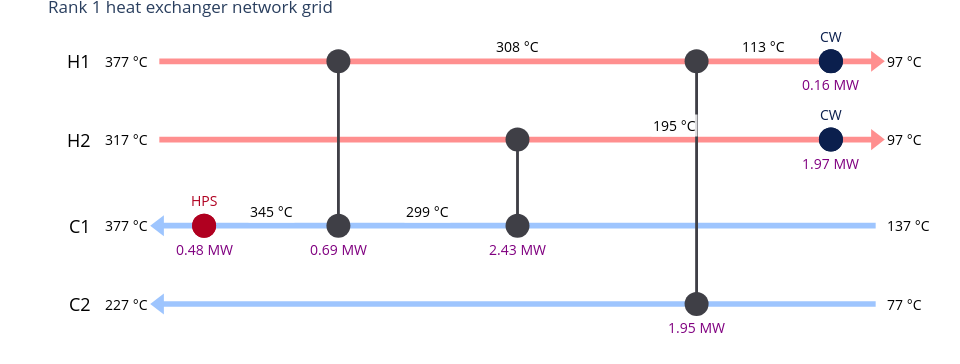
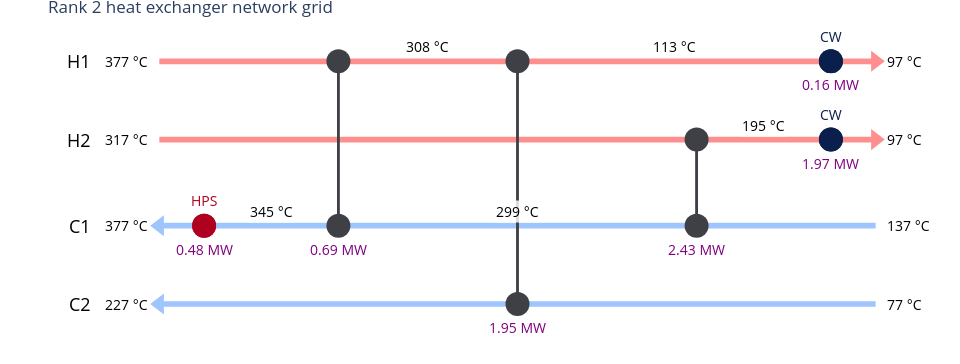

The notebook cell saved with these charts, in order:
### Code cell
grid_diagrams = []

for rank in range(1, min(3, len(top_ranked_networks)) + 1):
    design.select_network(solution_rank=rank)
    diagram = design.network.build_grid_diagram()
    diagram.fig.update_layout(title_text=f"Rank {rank} heat exchanger network grid")
    grid_diagrams.append(diagram)
    display(diagram.fig)

design.select_network(solution_rank=1)
network = design.network

### Figure 1 — Plotly figure (JSON) as saved in the notebook; plotly's stock layout.template omitted (floating-point values rounded to 4 significant figures)
{"data": [{"hoverinfo": "skip", "line": {"color": "#9ec5fe", "width": 5.71}, "mode": "lines", "showlegend": false, "type": "scatter", "x": [1, 0], "y": [0.3922, 0.3922]}, {"hoverinfo": "skip", "marker": {"color": "#9ec5fe", "size": 18.27, "symbol": "triangle-left"}, "mode": "markers", "showlegend": false, "type": "scatter", "x": [0], "y": [0.3922]}, {"hoverinfo": "skip", "line": {"color": "#9ec5fe", "width": 5.71}, "mode": "lines", "showlegend": false, "type": "scatter", "x": [1, 0], "y": [0.5882, 0.5882]}, {"hoverinfo": "skip", "marker": {"color": "#9ec5fe", "size": 18.27, "symbol": "triangle-left"}, "mode": "markers", "showlegend": false, "type": "scatter", "x": [0], "y": [0.5882]}, {"hoverinfo": "skip", "line": {"color": "#ff8f8f", "width": 5.71}, "mode": "lines", "showlegend": false, "type": "scatter", "x": [0, 1], "y": [0.8039, 0.8039]}, {"hoverinfo": "skip", "marker": {"color": "#ff8f8f", "size": 18.27, "symbol": "triangle-right"}, "mode": "markers", "showlegend": false, "type": "scatter", "x": [1], "y": [0.8039]}, {"hoverinfo": "skip", "line": {"color": "#ff8f8f", "width": 5.71}, "mode": "lines", "showlegend": false, "type": "scatter", "x": [0, 1], "y": [1.0, 1.0]}, {"hoverinfo": "skip", "marker": {"color": "#ff8f8f", "size": 18.27, "symbol": "triangle-right"}, "mode": "markers", "showlegend": false, "type": "scatter", "x": [1], "y": [1.0]}, {"hovertemplate": "Raw Milk -> Milk Concentrate | stage 1<br>Duty: 0.69 MW<br>Area: 75.75 m^2<extra></extra>", "line": {"color": "#3f3f46", "dash": "solid", "width": 2.855}, "marker": {"color": "#3f3f46", "size": 23.98}, "mode": "lines+markers", "showlegend": false, "type": "scatter", "x": [0.25, 0.25], "y": [1.0, 0.5882]}, {"hovertemplate": "Raw Milk -> CIP Water | stage 3<br>Duty: 1.95 MW<br>Area: 70.28 m^2<extra></extra>", "line": {"color": "#3f3f46", "dash": "solid", "width": 2.855}, "marker": {"color": "#3f3f46", "size": 23.98}, "mode": "lines+markers", "showlegend": false, "type": "scatter", "x": [0.75, 0.75], "y": [1.0, 0.3922]}, {"hovertemplate": "HT Flash -> Milk Concentrate | stage 3<br>Duty: 2.43 MW<br>Area: 141.04 m^2<extra></extra>", "line": {"color": "#3f3f46", "dash": "solid", "width": 2.855}, "marker": {"color": "#3f3f46", "size": 23.98}, "mode": "lines+markers", "showlegend": false, "type": "scatter", "x": [0.5, 0.5], "y": [0.8039, 0.5882]}, {"hovertemplate": "HPS -> Milk Concentrate<br>Duty: 0.48 MW<br>Area: 13.09 m^2<extra></extra>", "line": {"color": "#b00020", "dash": "solid", "width": 5.71}, "marker": {"color": "#b00020", "size": 23.98}, "mode": "lines+markers", "showlegend": false, "type": "scatter", "x": [0.0625, 0.0625], "y": [0.5882, 0.5882]}, {"hovertemplate": "Raw Milk -> CW<br>Duty: 0.16 MW<br>Area: 4.71 m^2<extra></extra>", "line": {"color": "#0b1f4d", "dash": "solid", "width": 5.71}, "marker": {"color": "#0b1f4d", "size": 23.98}, "mode": "lines+markers", "showlegend": false, "type": "scatter", "x": [0.9375, 0.9375], "y": [1.0, 1.0]}, {"hovertemplate": "HT Flash -> CW<br>Duty: 1.97 MW<br>Area: 37.76 m^2<extra></extra>", "line": {"color": "#0b1f4d", "dash": "solid", "width": 5.71}, "marker": {"color": "#0b1f4d", "size": 23.98}, "mode": "lines+markers", "showlegend": false, "type": "scatter", "x": [0.9375, 0.9375], "y": [0.8039, 0.8039]}], "layout": {"annotations": [{"bgcolor": "rgba(255,255,255,0.82)", "borderpad": 1, "font": {"color": "#b00020", "size": 14}, "showarrow": false, "text": "HPS", "x": 0.0625, "xanchor": "center", "xshift": 0, "y": 0.5882, "yanchor": "bottom", "yshift": 13.3}, {"bgcolor": "rgba(255,255,255,0.82)", "borderpad": 1, "font": {"color": "#0b1f4d", "size": 14}, "showarrow": false, "text": "CW", "x": 0.9375, "xanchor": "center", "xshift": 0, "y": 1.0, "yanchor": "bottom", "yshift": 13.3}, {"bgcolor": "rgba(255,255,255,0.82)", "borderpad": 1, "font": {"color": "#0b1f4d", "size": 14}, "showarrow": false, "text": "CW", "x": 0.9375, "xanchor": "center", "xshift": 0, "y": 0.8039, "yanchor": "bottom", "yshift": 13.3}, {"bgcolor": "rgba(255,255,255,0.82)", "borderpad": 1, "font": {"color": "purple", "size": 14}, "showarrow": false, "text": "0.69 MW", "x": 0.25, "xanchor": "center", "xshift": 0, "y": 0.5882, "yanchor": "top", "yshift": -11.99}, {"bgcolor": "rgba(255,255,255,0.82)", "borderpad": 1, "font": {"color": "purple", "size": 14}, "showarrow": false, "text": "1.95 MW", "x": 0.75, "xanchor": "center", "xshift": 0, "y": 0.3922, "yanchor": "top", "yshift": -11.99}, {"bgcolor": "rgba(255,255,255,0.82)", "borderpad": 1, "font": {"color": "purple", "size": 14}, "showarrow": false, "text": "2.43 MW", "x": 0.5, "xanchor": "center", "xshift": 0, "y": 0.5882, "yanchor": "top", "yshift": -11.99}, {"bgcolor": "rgba(255,255,255,0.82)", "borderpad": 1, "font": {"color": "purple", "size": 14}, "showarrow": false, "text": "0.48 MW", "x": 0.0625, "xanchor": "center", "xshift": 0, "y": 0.5882, "yanchor": "top", "yshift": -11.99}, {"bgcolor": "rgba(255,255,255,0.82)", "borderpad": 1, "font": {"color": "purple", "size": 14}, "showarrow": false, "text": "0.16 MW", "x": 0.9375, "xanchor": "center", "xshift": 0, "y": 1.0, "yanchor": "top", "yshift": -11.99}, {"bgcolor": "rgba(255,255,255,0.82)", "borderpad": 1, "font": {"color": "purple", "size": 14}, "showarrow": false, "text": "1.97 MW", "x": 0.9375, "xanchor": "center", "xshift": 0, "y": 0.8039, "yanchor": "top", "yshift": -11.99}, {"bgcolor": "rgba(255,255,255,0.82)", "borderpad": 1, "font": {"color": "black", "size": 14}, "showarrow": false, "text": "137 °C", "x": 1, "xanchor": "left", "xshift": 9.8, "y": 0.5882, "yanchor": "middle", "yshift": 0}, {"bgcolor": "rgba(255,255,255,0.82)", "borderpad": 1, "font": {"color": "black", "size": 14}, "showarrow": false, "text": "377 °C", "x": 0, "xanchor": "right", "xshift": -9.8, "y": 0.5882, "yanchor": "middle", "yshift": 0}, {"bgcolor": "rgba(255,255,255,0.82)", "borderpad": 1, "font": {"color": "black", "size": 14}, "showarrow": false, "text": "299 °C", "x": 0.375, "xanchor": "center", "xshift": 0, "y": 0.5882, "yanchor": "bottom", "yshift": 2.855}, {"bgcolor": "rgba(255,255,255,0.82)", "borderpad": 1, "font": {"color": "black", "size": 14}, "showarrow": false, "text": "345 °C", "x": 0.1562, "xanchor": "center", "xshift": 0, "y": 0.5882, "yanchor": "bottom", "yshift": 2.855}, {"bgcolor": "rgba(255,255,255,0.82)", "borderpad": 1, "font": {"color": "black", "size": 14}, "showarrow": false, "text": "77 °C", "x": 1, "xanchor": "left", "xshift": 9.8, "y": 0.3922, "yanchor": "middle", "yshift": 0}, {"bgcolor": "rgba(255,255,255,0.82)", "borderpad": 1, "font": {"color": "black", "size": 14}, "showarrow": false, "text": "227 °C", "x": 0, "xanchor": "right", "xshift": -9.8, "y": 0.3922, "yanchor": "middle", "yshift": 0}, {"bgcolor": "rgba(255,255,255,0.82)", "borderpad": 1, "font": {"color": "black", "size": 14}, "showarrow": false, "text": "377 °C", "x": 0, "xanchor": "right", "xshift": -9.8, "y": 1.0, "yanchor": "middle", "yshift": 0}, {"bgcolor": "rgba(255,255,255,0.82)", "borderpad": 1, "font": {"color": "black", "size": 14}, "showarrow": false, "text": "97 °C", "x": 1, "xanchor": "left", "xshift": 9.8, "y": 1.0, "yanchor": "middle", "yshift": 0}, {"bgcolor": "rgba(255,255,255,0.82)", "borderpad": 1, "font": {"color": "black", "size": 14}, "showarrow": false, "text": "308 °C", "x": 0.5, "xanchor": "center", "xshift": 0, "y": 1.0, "yanchor": "bottom", "yshift": 2.855}, {"bgcolor": "rgba(255,255,255,0.82)", "borderpad": 1, "font": {"color": "black", "size": 14}, "showarrow": false, "text": "113 °C", "x": 0.8438, "xanchor": "center", "xshift": 0, "y": 1.0, "yanchor": "bottom", "yshift": 2.855}, {"bgcolor": "rgba(255,255,255,0.82)", "borderpad": 1, "font": {"color": "black", "size": 14}, "showarrow": false, "text": "317 °C", "x": 0, "xanchor": "right", "xshift": -9.8, "y": 0.8039, "yanchor": "middle", "yshift": 0}, {"bgcolor": "rgba(255,255,255,0.82)", "borderpad": 1, "font": {"color": "black", "size": 14}, "showarrow": false, "text": "97 °C", "x": 1, "xanchor": "left", "xshift": 9.8, "y": 0.8039, "yanchor": "middle", "yshift": 0}, {"bgcolor": "rgba(255,255,255,0.82)", "borderpad": 1, "font": {"color": "black", "size": 14}, "showarrow": false, "text": "195 °C", "x": 0.7188, "xanchor": "center", "xshift": 0, "y": 0.8039, "yanchor": "bottom", "yshift": 2.855}, {"font": {"color": "black", "size": 18}, "showarrow": false, "text": "H2", "x": 0, "xanchor": "right", "xshift": -66.6, "y": 0.8039, "yanchor": "middle", "yshift": 0}, {"font": {"color": "black", "size": 18}, "showarrow": false, "text": "H1", "x": 0, "xanchor": "right", "xshift": -66.6, "y": 1.0, "yanchor": "middle", "yshift": 0}, {"font": {"color": "black", "size": 18}, "showarrow": false, "text": "C2", "x": 0, "xanchor": "right", "xshift": -66.6, "y": 0.3922, "yanchor": "middle", "yshift": 0}, {"font": {"color": "black", "size": 18}, "showarrow": false, "text": "C1", "x": 0, "xanchor": "right", "xshift": -66.6, "y": 0.5882, "yanchor": "middle", "yshift": 0}], "height": 364, "margin": {"b": 25, "l": 145, "r": 70, "t": 25}, "paper_bgcolor": "white", "plot_bgcolor": "white", "showlegend": false, "title": {"text": "Rank 1 heat exchanger network grid"}, "width": 960, "xaxis": {"range": [-0.02, 1.02], "showgrid": false, "showticklabels": false, "ticks": "", "visible": false, "zeroline": false}, "yaxis": {"showgrid": false, "tickmode": "array", "ticktext": ["H2", "H1", "C2", "C1"], "tickvals": [0.8039, 1.0, 0.3922, 0.5882], "visible": false, "zeroline": false}}}

### Figure 2 — Plotly figure (JSON) as saved in the notebook; plotly's stock layout.template omitted (floating-point values rounded to 4 significant figures)
{"data": [{"hoverinfo": "skip", "line": {"color": "#9ec5fe", "width": 5.71}, "mode": "lines", "showlegend": false, "type": "scatter", "x": [1, 0], "y": [0.3922, 0.3922]}, {"hoverinfo": "skip", "marker": {"color": "#9ec5fe", "size": 18.27, "symbol": "triangle-left"}, "mode": "markers", "showlegend": false, "type": "scatter", "x": [0], "y": [0.3922]}, {"hoverinfo": "skip", "line": {"color": "#9ec5fe", "width": 5.71}, "mode": "lines", "showlegend": false, "type": "scatter", "x": [1, 0], "y": [0.5882, 0.5882]}, {"hoverinfo": "skip", "marker": {"color": "#9ec5fe", "size": 18.27, "symbol": "triangle-left"}, "mode": "markers", "showlegend": false, "type": "scatter", "x": [0], "y": [0.5882]}, {"hoverinfo": "skip", "line": {"color": "#ff8f8f", "width": 5.71}, "mode": "lines", "showlegend": false, "type": "scatter", "x": [0, 1], "y": [0.8039, 0.8039]}, {"hoverinfo": "skip", "marker": {"color": "#ff8f8f", "size": 18.27, "symbol": "triangle-right"}, "mode": "markers", "showlegend": false, "type": "scatter", "x": [1], "y": [0.8039]}, {"hoverinfo": "skip", "line": {"color": "#ff8f8f", "width": 5.71}, "mode": "lines", "showlegend": false, "type": "scatter", "x": [0, 1], "y": [1.0, 1.0]}, {"hoverinfo": "skip", "marker": {"color": "#ff8f8f", "size": 18.27, "symbol": "triangle-right"}, "mode": "markers", "showlegend": false, "type": "scatter", "x": [1], "y": [1.0]}, {"hovertemplate": "Raw Milk -> Milk Concentrate | stage 1<br>Duty: 0.69 MW<br>Area: 75.75 m^2<extra></extra>", "line": {"color": "#3f3f46", "dash": "solid", "width": 2.855}, "marker": {"color": "#3f3f46", "size": 23.98}, "mode": "lines+markers", "showlegend": false, "type": "scatter", "x": [0.25, 0.25], "y": [1.0, 0.5882]}, {"hovertemplate": "Raw Milk -> CIP Water | stage 2<br>Duty: 1.95 MW<br>Area: 70.28 m^2<extra></extra>", "line": {"color": "#3f3f46", "dash": "solid", "width": 2.855}, "marker": {"color": "#3f3f46", "size": 23.98}, "mode": "lines+markers", "showlegend": false, "type": "scatter", "x": [0.5, 0.5], "y": [1.0, 0.3922]}, {"hovertemplate": "HT Flash -> Milk Concentrate | stage 3<br>Duty: 2.43 MW<br>Area: 141.04 m^2<extra></extra>", "line": {"color": "#3f3f46", "dash": "solid", "width": 2.855}, "marker": {"color": "#3f3f46", "size": 23.98}, "mode": "lines+markers", "showlegend": false, "type": "scatter", "x": [0.75, 0.75], "y": [0.8039, 0.5882]}, {"hovertemplate": "HPS -> Milk Concentrate<br>Duty: 0.48 MW<br>Area: 13.09 m^2<extra></extra>", "line": {"color": "#b00020", "dash": "solid", "width": 5.71}, "marker": {"color": "#b00020", "size": 23.98}, "mode": "lines+markers", "showlegend": false, "type": "scatter", "x": [0.0625, 0.0625], "y": [0.5882, 0.5882]}, {"hovertemplate": "Raw Milk -> CW<br>Duty: 0.16 MW<br>Area: 4.71 m^2<extra></extra>", "line": {"color": "#0b1f4d", "dash": "solid", "width": 5.71}, "marker": {"color": "#0b1f4d", "size": 23.98}, "mode": "lines+markers", "showlegend": false, "type": "scatter", "x": [0.9375, 0.9375], "y": [1.0, 1.0]}, {"hovertemplate": "HT Flash -> CW<br>Duty: 1.97 MW<br>Area: 37.76 m^2<extra></extra>", "line": {"color": "#0b1f4d", "dash": "solid", "width": 5.71}, "marker": {"color": "#0b1f4d", "size": 23.98}, "mode": "lines+markers", "showlegend": false, "type": "scatter", "x": [0.9375, 0.9375], "y": [0.8039, 0.8039]}], "layout": {"annotations": [{"bgcolor": "rgba(255,255,255,0.82)", "borderpad": 1, "font": {"color": "#b00020", "size": 14}, "showarrow": false, "text": "HPS", "x": 0.0625, "xanchor": "center", "xshift": 0, "y": 0.5882, "yanchor": "bottom", "yshift": 13.3}, {"bgcolor": "rgba(255,255,255,0.82)", "borderpad": 1, "font": {"color": "#0b1f4d", "size": 14}, "showarrow": false, "text": "CW", "x": 0.9375, "xanchor": "center", "xshift": 0, "y": 1.0, "yanchor": "bottom", "yshift": 13.3}, {"bgcolor": "rgba(255,255,255,0.82)", "borderpad": 1, "font": {"color": "#0b1f4d", "size": 14}, "showarrow": false, "text": "CW", "x": 0.9375, "xanchor": "center", "xshift": 0, "y": 0.8039, "yanchor": "bottom", "yshift": 13.3}, {"bgcolor": "rgba(255,255,255,0.82)", "borderpad": 1, "font": {"color": "purple", "size": 14}, "showarrow": false, "text": "0.69 MW", "x": 0.25, "xanchor": "center", "xshift": 0, "y": 0.5882, "yanchor": "top", "yshift": -11.99}, {"bgcolor": "rgba(255,255,255,0.82)", "borderpad": 1, "font": {"color": "purple", "size": 14}, "showarrow": false, "text": "1.95 MW", "x": 0.5, "xanchor": "center", "xshift": 0, "y": 0.3922, "yanchor": "top", "yshift": -11.99}, {"bgcolor": "rgba(255,255,255,0.82)", "borderpad": 1, "font": {"color": "purple", "size": 14}, "showarrow": false, "text": "2.43 MW", "x": 0.75, "xanchor": "center", "xshift": 0, "y": 0.5882, "yanchor": "top", "yshift": -11.99}, {"bgcolor": "rgba(255,255,255,0.82)", "borderpad": 1, "font": {"color": "purple", "size": 14}, "showarrow": false, "text": "0.48 MW", "x": 0.0625, "xanchor": "center", "xshift": 0, "y": 0.5882, "yanchor": "top", "yshift": -11.99}, {"bgcolor": "rgba(255,255,255,0.82)", "borderpad": 1, "font": {"color": "purple", "size": 14}, "showarrow": false, "text": "0.16 MW", "x": 0.9375, "xanchor": "center", "xshift": 0, "y": 1.0, "yanchor": "top", "yshift": -11.99}, {"bgcolor": "rgba(255,255,255,0.82)", "borderpad": 1, "font": {"color": "purple", "size": 14}, "showarrow": false, "text": "1.97 MW", "x": 0.9375, "xanchor": "center", "xshift": 0, "y": 0.8039, "yanchor": "top", "yshift": -11.99}, {"bgcolor": "rgba(255,255,255,0.82)", "borderpad": 1, "font": {"color": "black", "size": 14}, "showarrow": false, "text": "137 °C", "x": 1, "xanchor": "left", "xshift": 9.8, "y": 0.5882, "yanchor": "middle", "yshift": 0}, {"bgcolor": "rgba(255,255,255,0.82)", "borderpad": 1, "font": {"color": "black", "size": 14}, "showarrow": false, "text": "377 °C", "x": 0, "xanchor": "right", "xshift": -9.8, "y": 0.5882, "yanchor": "middle", "yshift": 0}, {"bgcolor": "rgba(255,255,255,0.82)", "borderpad": 1, "font": {"color": "black", "size": 14}, "showarrow": false, "text": "299 °C", "x": 0.5, "xanchor": "center", "xshift": 0, "y": 0.5882, "yanchor": "bottom", "yshift": 2.855}, {"bgcolor": "rgba(255,255,255,0.82)", "borderpad": 1, "font": {"color": "black", "size": 14}, "showarrow": false, "text": "345 °C", "x": 0.1562, "xanchor": "center", "xshift": 0, "y": 0.5882, "yanchor": "bottom", "yshift": 2.855}, {"bgcolor": "rgba(255,255,255,0.82)", "borderpad": 1, "font": {"color": "black", "size": 14}, "showarrow": false, "text": "77 °C", "x": 1, "xanchor": "left", "xshift": 9.8, "y": 0.3922, "yanchor": "middle", "yshift": 0}, {"bgcolor": "rgba(255,255,255,0.82)", "borderpad": 1, "font": {"color": "black", "size": 14}, "showarrow": false, "text": "227 °C", "x": 0, "xanchor": "right", "xshift": -9.8, "y": 0.3922, "yanchor": "middle", "yshift": 0}, {"bgcolor": "rgba(255,255,255,0.82)", "borderpad": 1, "font": {"color": "black", "size": 14}, "showarrow": false, "text": "377 °C", "x": 0, "xanchor": "right", "xshift": -9.8, "y": 1.0, "yanchor": "middle", "yshift": 0}, {"bgcolor": "rgba(255,255,255,0.82)", "borderpad": 1, "font": {"color": "black", "size": 14}, "showarrow": false, "text": "97 °C", "x": 1, "xanchor": "left", "xshift": 9.8, "y": 1.0, "yanchor": "middle", "yshift": 0}, {"bgcolor": "rgba(255,255,255,0.82)", "borderpad": 1, "font": {"color": "black", "size": 14}, "showarrow": false, "text": "308 °C", "x": 0.375, "xanchor": "center", "xshift": 0, "y": 1.0, "yanchor": "bottom", "yshift": 2.855}, {"bgcolor": "rgba(255,255,255,0.82)", "borderpad": 1, "font": {"color": "black", "size": 14}, "showarrow": false, "text": "113 °C", "x": 0.7188, "xanchor": "center", "xshift": 0, "y": 1.0, "yanchor": "bottom", "yshift": 2.855}, {"bgcolor": "rgba(255,255,255,0.82)", "borderpad": 1, "font": {"color": "black", "size": 14}, "showarrow": false, "text": "317 °C", "x": 0, "xanchor": "right", "xshift": -9.8, "y": 0.8039, "yanchor": "middle", "yshift": 0}, {"bgcolor": "rgba(255,255,255,0.82)", "borderpad": 1, "font": {"color": "black", "size": 14}, "showarrow": false, "text": "97 °C", "x": 1, "xanchor": "left", "xshift": 9.8, "y": 0.8039, "yanchor": "middle", "yshift": 0}, {"bgcolor": "rgba(255,255,255,0.82)", "borderpad": 1, "font": {"color": "black", "size": 14}, "showarrow": false, "text": "195 °C", "x": 0.8438, "xanchor": "center", "xshift": 0, "y": 0.8039, "yanchor": "bottom", "yshift": 2.855}, {"font": {"color": "black", "size": 18}, "showarrow": false, "text": "H2", "x": 0, "xanchor": "right", "xshift": -66.6, "y": 0.8039, "yanchor": "middle", "yshift": 0}, {"font": {"color": "black", "size": 18}, "showarrow": false, "text": "H1", "x": 0, "xanchor": "right", "xshift": -66.6, "y": 1.0, "yanchor": "middle", "yshift": 0}, {"font": {"color": "black", "size": 18}, "showarrow": false, "text": "C2", "x": 0, "xanchor": "right", "xshift": -66.6, "y": 0.3922, "yanchor": "middle", "yshift": 0}, {"font": {"color": "black", "size": 18}, "showarrow": false, "text": "C1", "x": 0, "xanchor": "right", "xshift": -66.6, "y": 0.5882, "yanchor": "middle", "yshift": 0}], "height": 364, "margin": {"b": 25, "l": 145, "r": 70, "t": 25}, "paper_bgcolor": "white", "plot_bgcolor": "white", "showlegend": false, "title": {"text": "Rank 2 heat exchanger network grid"}, "width": 960, "xaxis": {"range": [-0.02, 1.02], "showgrid": false, "showticklabels": false, "ticks": "", "visible": false, "zeroline": false}, "yaxis": {"showgrid": false, "tickmode": "array", "ticktext": ["H2", "H1", "C2", "C1"], "tickvals": [0.8039, 1.0, 0.3922, 0.5882], "visible": false, "zeroline": false}}}
